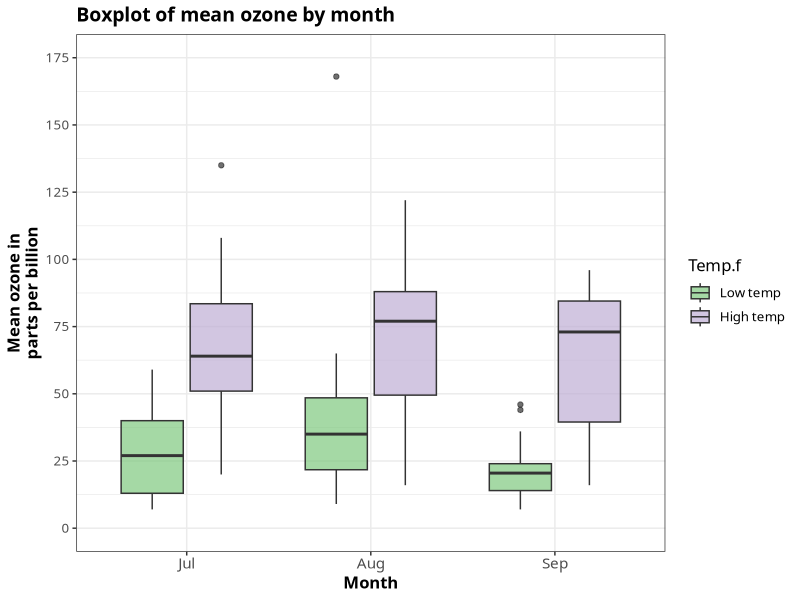

Reproduce this figure in R.
library(RColorBrewer)
library(tidyverse)

data(airquality)
airquality$Month <- factor(airquality$Month,labels = c("May", "Jun", "Jul", "Aug", "Sep"))
air <- airquality[which(airquality$Month == "Jul" |
                          airquality$Month == "Aug" |
                          airquality$Month == "Sep"), ]

air$Temp.f <- factor(
  ifelse(air$Temp > mean(air$Temp), 1,0),
  labels = c("Low temp", "High temp")
  )


ggplot(air, aes(x = Month, y = Ozone, fill = Temp.f)) +
  geom_boxplot(alpha=0.7) +
  scale_y_continuous(name = "Mean ozone in\nparts per billion",
                     breaks = seq(0, 175, 25),
                     limits=c(0, 175)) +
  scale_x_discrete(name = "Month") +
  ggtitle("Boxplot of mean ozone by month") +
  theme_bw() +
  theme(plot.title = element_text(size = 14, family = "Tahoma", face = "bold"),
        text = element_text(size = 12, family = "Tahoma"),
        axis.title = element_text(face="bold"),
        axis.text.x=element_text(size = 11)) +
  scale_fill_brewer(palette = "Accent")
